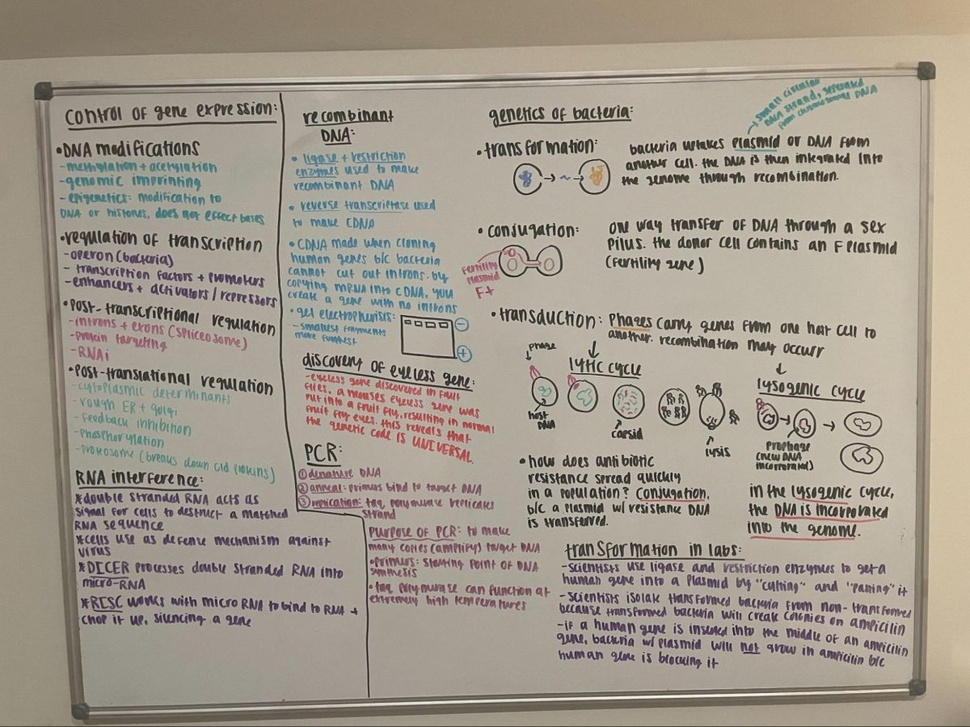
#> input picture src/board.jpg, 970 x 727 px, shrunk from 1200 x 900 before the run
$ python process_visualizer.py board.jpg
#> lines starting #> are read from the running program, lines starting #| are printed output that depends on the picture; after the words box and inside, x2 and y2 are one past the last pixel; in counts of white or black regions, pixels touching at a corner belong together
#> in visualize_processing_steps, original_image is the input picture: shape (727, 970, 3); mean B, G, R 141, 153.3, 161.6
### src/detector.py
import cv2
import numpy as np

def detect_board(image):
    """Detect whiteboard or digital board in an image"""
    # Get image dimensions
    img_height, img_width = image.shape[:2]
    img_area = img_height * img_width

    # Define area thresholds
    min_area_ratio = 0.15  # Minimum contour area relative to image
    max_area_ratio = 0.95  # Maximum contour area relative to image

    # Convert to grayscale
    gray = cv2.cvtColor(image, cv2.COLOR_BGR2GRAY)

    # Apply CLAHE to enhance contrast
    clahe = cv2.createCLAHE(clipLimit=2.0, tileGridSize=(8, 8))
    enhanced_gray = clahe.apply(gray)

    # Apply Gaussian blur to reduce noise
    blurred = cv2.GaussianBlur(enhanced_gray, (15, 15), 0)

    # Try multiple edge detection methods and find the best contour
    def find_best_contour():
        candidates = []

        # Method 1: Edge detection with Canny
        for threshold1, threshold2 in [(30, 100), (50, 150), (100, 200)]:
            edges = cv2.Canny(blurred, threshold1, threshold2)
            # Dilate edges to connect broken lines
            kernel = np.ones((3, 3), np.uint8)
            dilated = cv2.dilate(edges, kernel, iterations=1)

            # Find contours in the edge image
            contours, _ = cv2.findContours(dilated, cv2.RETR_EXTERNAL, cv2.CHAIN_APPROX_SIMPLE)

            # Process each contour
            for contour in contours:
                # Filter by area
                area = cv2.contourArea(contour)
                if area < min_area_ratio * img_area or area > max_area_ratio * img_area:
                    continue

                # Approximate the contour to find polygons
                peri = cv2.arcLength(contour, True)
                for epsilon in [0.01, 0.02, 0.03, 0.04, 0.05]:  # Try multiple epsilon values
                    approx = cv2.approxPolyDP(contour, epsilon * peri, True)

                    # We're looking for quadrilaterals (4 points)
                    if len(approx) == 4:
                        # Check if it's convex
                        if cv2.isContourConvex(approx):
                            candidates.append(approx)
                            break
#> this loop made 3 passes
#> pass 1, in find_best_contour, `edges = cv2.Canny(blurred, threshold1, threshold2)`:
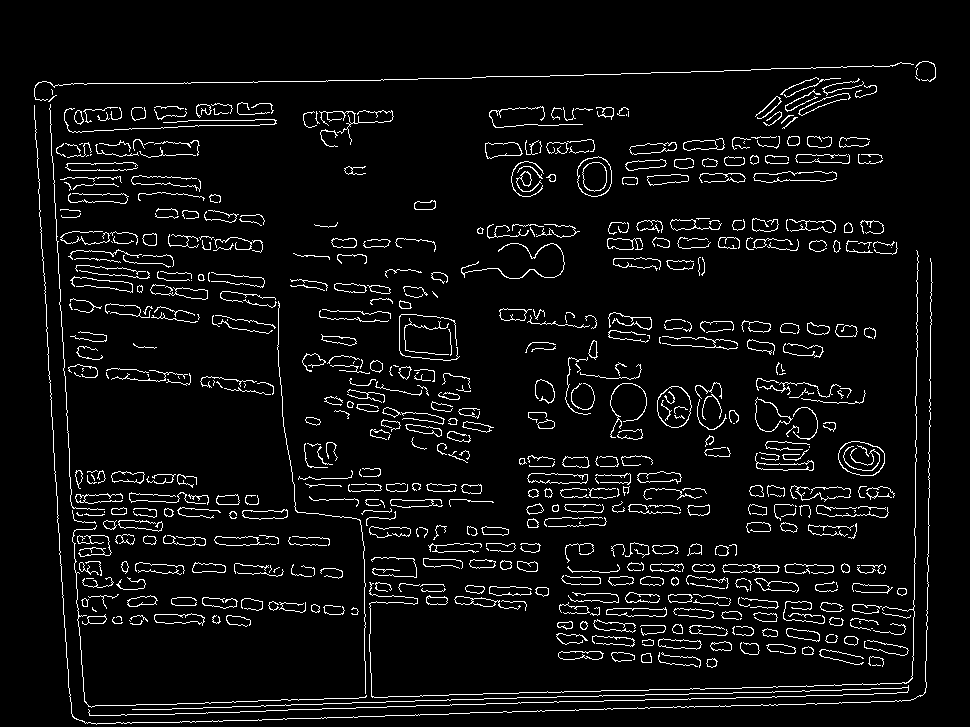
#> edges: shape (727, 970); 5.5% white in thin lines or dots, all inside (x1, y1, x2, y2) = (34, 61, 936, 725)
#> pass 1, in find_best_contour, `dilated = cv2.dilate(edges, kernel, iterations=1)`:
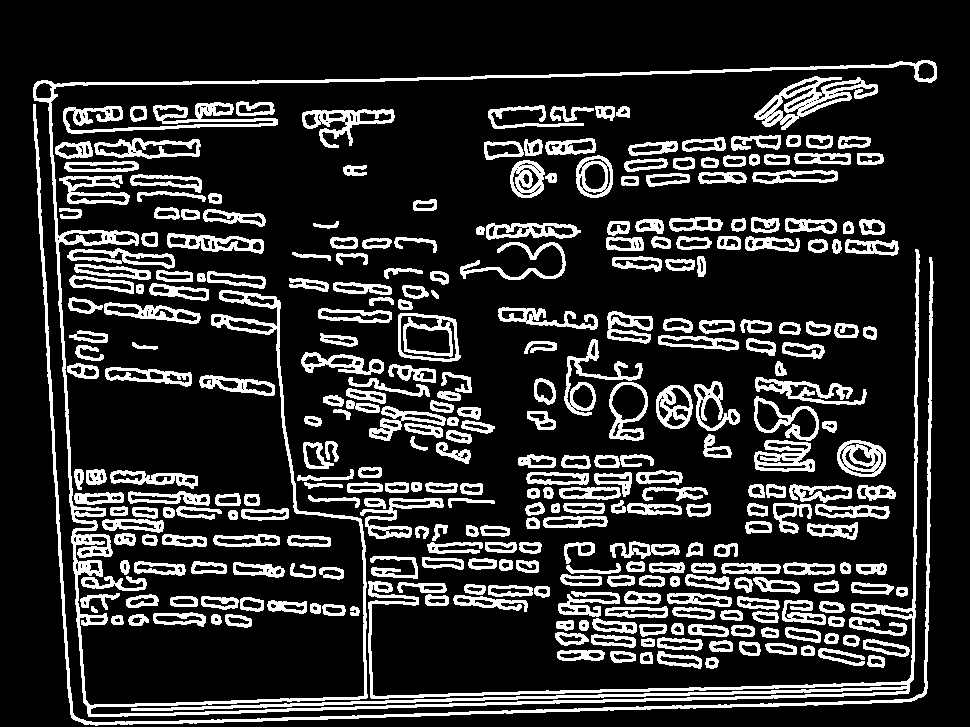
#> dilated: shape (727, 970); 17.9% white; 312 white regions, largest, box (x1, y1, x2, y2) and area: (33, 60, 937, 717) 19870, (33, 104, 934, 726) 6183, (63, 102, 278, 134) 2319
#> after the loop:
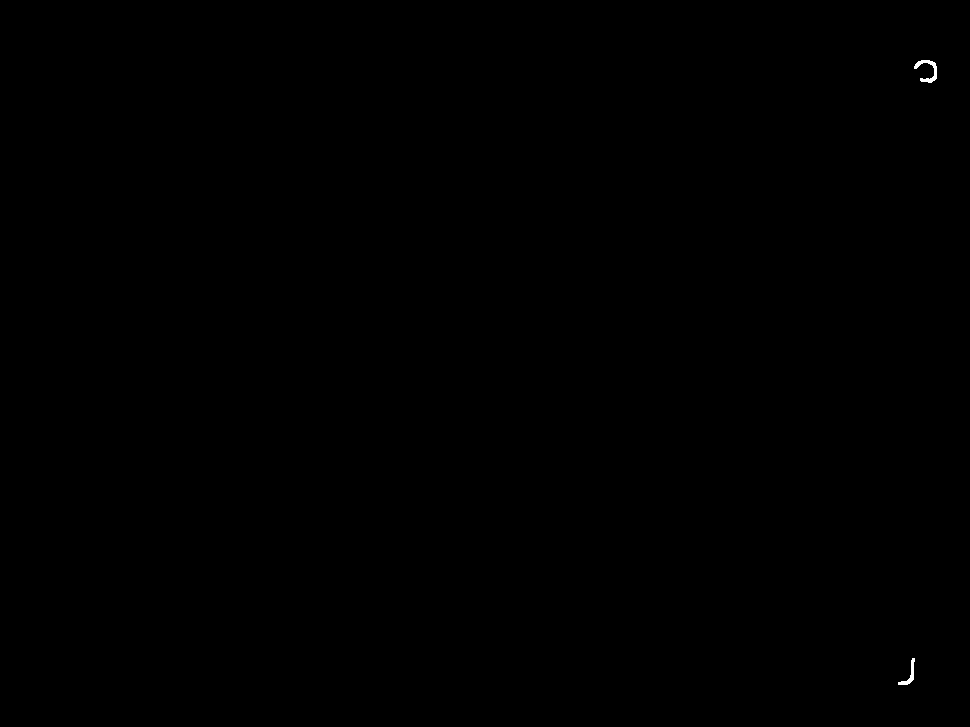
#> dilated: shape (727, 970); 0.05% white; 2 white regions, box (x1, y1, x2, y2) and area: (914, 60, 937, 83) 191, (898, 658, 915, 685) 128
#> after the loop, candidates = []

        # Method 2: Adaptive thresholding
        for block_size in [7, 11, 15]:
            for c in [2, 5, 8]:
                thresh = cv2.adaptiveThreshold(blurred, 255, cv2.ADAPTIVE_THRESH_GAUSSIAN_C,
                                              cv2.THRESH_BINARY_INV, block_size, c)

                # Morphological operations to clean up the binary image
                kernel = np.ones((3, 3), np.uint8)
                closed = cv2.morphologyEx(thresh, cv2.MORPH_CLOSE, kernel, iterations=1)

                # Find contours
                contours, _ = cv2.findContours(closed, cv2.RETR_EXTERNAL, cv2.CHAIN_APPROX_SIMPLE)

                for contour in contours:
                    # Filter by area
                    area = cv2.contourArea(contour)
                    if area < min_area_ratio * img_area or area > max_area_ratio * img_area:
                        continue

                    # Approximate the contour
                    peri = cv2.arcLength(contour, True)
                    for epsilon in [0.01, 0.02, 0.03, 0.04, 0.05]:
                        approx = cv2.approxPolyDP(contour, epsilon * peri, True)

                        if len(approx) == 4 and cv2.isContourConvex(approx):
                            candidates.append(approx)
                            break
#> closed: shape (727, 970); 9.7% white; 905 white regions (199 under 20 px), largest, box (x1, y1, x2, y2) and area: (128, 679, 925, 721) 3723, (62, 69, 815, 89) 1930, (165, 684, 904, 708) 1687
#> thresh: shape (727, 970); 9.6% white; 1076 white regions (303 under 20 px), largest, box (x1, y1, x2, y2) and area: (128, 679, 925, 721) 3624, (78, 72, 709, 88) 1674, (165, 684, 904, 708) 1652

        # Method 3: Color-based segmentation (for digital boards with specific colors)
        hsv = cv2.cvtColor(image, cv2.COLOR_BGR2HSV)
#> hsv: shape (727, 970, 3); mean H, S, V 27.6, 36.4, 162.5

        # Define color ranges for different types of boards
        color_ranges = [
            # Dark backgrounds (black/dark boards)
            (np.array([0, 0, 0]), np.array([180, 255, 60])),
            # White backgrounds
            (np.array([0, 0, 200]), np.array([180, 30, 255]))
        ]

        for lower, upper in color_ranges:
            mask = cv2.inRange(hsv, lower, upper)

            # Morphological operations
            kernel = np.ones((5, 5), np.uint8)
            closed = cv2.morphologyEx(mask, cv2.MORPH_CLOSE, kernel, iterations=2)

            # Find contours
            contours, _ = cv2.findContours(closed, cv2.RETR_EXTERNAL, cv2.CHAIN_APPROX_SIMPLE)

            for contour in contours:
                # Filter by area
                area = cv2.contourArea(contour)
                if area < min_area_ratio * img_area or area > max_area_ratio * img_area:
                    continue

                # Approximate the contour
                peri = cv2.arcLength(contour, True)
                for epsilon in [0.01, 0.02, 0.03, 0.04, 0.05]:
                    approx = cv2.approxPolyDP(contour, epsilon * peri, True)

                    if len(approx) == 4 and cv2.isContourConvex(approx):
                        candidates.append(approx)
                        break
#> this loop made 2 passes
#> pass 1, in find_best_contour, `closed = cv2.morphologyEx(mask, cv2.MORPH_CLOSE, kernel, iterations=2)`:
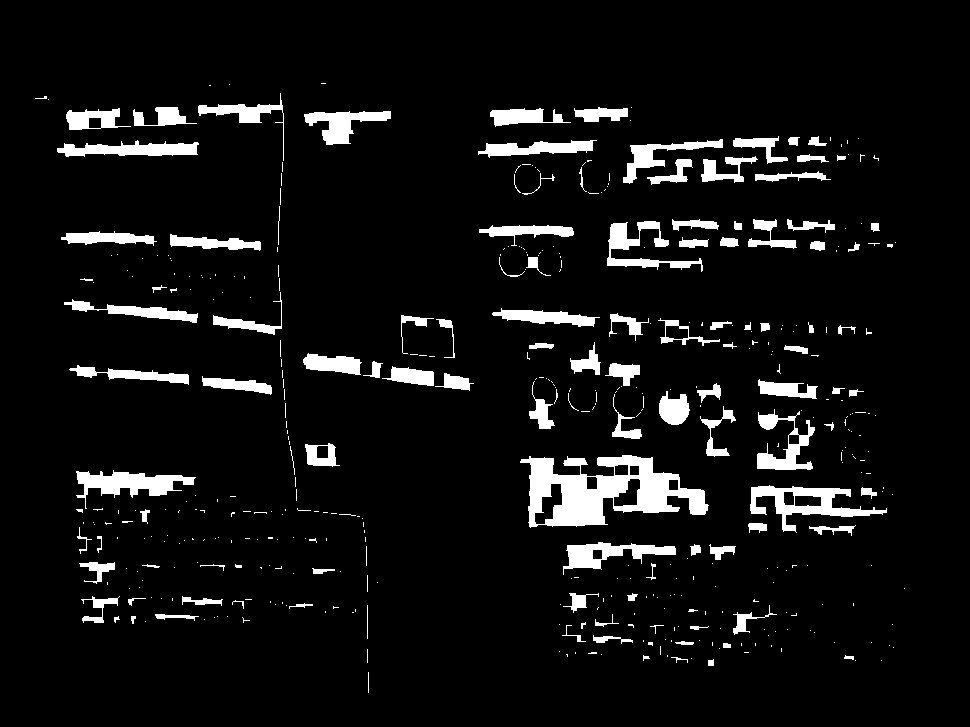
#> closed: shape (727, 970); 6.9% white; 450 white regions (331 under 20 px), largest, box (x1, y1, x2, y2) and area: (520, 455, 709, 528) 6995, (750, 485, 887, 533) 2160, (76, 470, 196, 509) 1892

        # If no candidates found, return None with zero confidence
        if not candidates:
            return None, 0.0

        # Score each candidate and select the best one
        best_contour = None
        best_score = -1

        for contour in candidates:
            score = score_contour(contour)
            if score > best_score:
                best_score = score
                best_contour = contour

        # Calculate confidence based on the best score
        # Score range is 0-10, so normalize to 0-1
        confidence = min(best_score / 10.0, 1.0)

        return best_contour, confidence

    # Function to score a contour based on various criteria
    # [41 lines left out: function score_contour, not called in this run]

    # Find the best contour and its confidence score
    best_contour, confidence = find_best_contour()

    # If no good contour found, use the whole image with a small margin and low confidence
    if best_contour is None:
        margin = int(min(img_width, img_height) * 0.02)  # 2% margin
        best_contour = np.array([
            [margin, margin],
            [img_width - margin, margin],
            [img_width - margin, img_height - margin],
            [margin, img_height - margin]
        ], dtype=np.int32)
        confidence = 0.1  # Very low confidence

    return best_contour, confidence

### src/transformer.py
import cv2
import numpy as np

def four_point_transform(image, pts):
    pts = pts.reshape(4, 2)
    rect = np.zeros((4, 2), dtype="float32")

    s = pts.sum(axis=1)
    rect[0] = pts[np.argmin(s)]
    rect[2] = pts[np.argmax(s)]

    diff = np.diff(pts, axis=1)
    rect[1] = pts[np.argmin(diff)]
    rect[3] = pts[np.argmax(diff)]

    (tl, tr, br, bl) = rect

    widthA = np.linalg.norm(br - bl)
    widthB = np.linalg.norm(tr - tl)
    maxWidth = int(max(widthA, widthB))

    heightA = np.linalg.norm(tr - br)
    heightB = np.linalg.norm(tl - bl)
    maxHeight = int(max(heightA, heightB))

    dst = np.array([
        [0, 0],
        [maxWidth - 1, 0],
        [maxWidth - 1, maxHeight - 1],
        [0, maxHeight - 1]], dtype="float32")

    M = cv2.getPerspectiveTransform(rect, dst)
    warped = cv2.warpPerspective(image, M, (maxWidth, maxHeight))

    return warped

### src/enhancer.py
import cv2

def enhance_whiteboard(image):
    gray = cv2.cvtColor(image, cv2.COLOR_BGR2GRAY)
    clahe = cv2.createCLAHE(clipLimit=2.0, tileGridSize=(8,8))
    enhanced = clahe.apply(gray)
    enhanced = cv2.adaptiveThreshold(enhanced, 255, cv2.ADAPTIVE_THRESH_GAUSSIAN_C,
                                      cv2.THRESH_BINARY, 15, 9)
    enhanced = cv2.medianBlur(enhanced, 3)
    return enhanced

### src/process_visualizer.py
import cv2
import numpy as np
import matplotlib.pyplot as plt
import os
import sys
from pathlib import Path

# Add the current directory to the path to ensure imports work
current_dir = Path(__file__).parent
if str(current_dir) not in sys.path:
    sys.path.append(str(current_dir))

# Import the necessary functions from the project
try:
    from detector import detect_board
    from transformer import four_point_transform
    from enhancer import enhance_whiteboard
except ImportError as e:
    print(f"Error importing modules: {e}")
    print("Make sure you're running this script from the project directory")
    sys.exit(1)

def visualize_processing_steps(image_path, output_dir=None, detailed_detection=False):
    """
    Visualize each step of the whiteboard enhancement process

    Args:
        image_path: Path to the input image
        output_dir: Directory to save output images (optional)
        detailed_detection: Whether to show detailed whiteboard detection steps
    """
    # Create output directory if specified
    if output_dir:
        os.makedirs(output_dir, exist_ok=True)

    # Load the image
    print(f"Loading image: {image_path}")
    original_image = cv2.imread(image_path)
    if original_image is None:
        print(f"Error: Could not load image from {image_path}")
        return

    # Create a figure with subplots for visualization
    if detailed_detection:
        # Create two figures for detailed detection
        fig1, axs1 = plt.subplots(2, 3, figsize=(15, 10))
        fig2, axs2 = plt.subplots(2, 3, figsize=(15, 10))
        # Keep the original 2D structure for main visualization
        # and create a flattened array for detailed steps
        axs_detailed = np.concatenate([axs1.flatten(), axs2.flatten()])
    else:
        fig, axs = plt.subplots(2, 3, figsize=(15, 10))
    plt.tight_layout(pad=3.0)

    # Step 1: Display the original image
    print("Step 1: Original Image")
    if detailed_detection:
        axs1[0, 0].imshow(cv2.cvtColor(original_image, cv2.COLOR_BGR2RGB))
        axs1[0, 0].set_title('1. Original Image')
        axs1[0, 0].axis('off')
    else:
        axs[0, 0].imshow(cv2.cvtColor(original_image, cv2.COLOR_BGR2RGB))
        axs[0, 0].set_title('1. Original Image')
        axs[0, 0].axis('off')

    if output_dir:
        cv2.imwrite(os.path.join(output_dir, '1_original.jpg'), original_image)

    # Step 2: Detect whiteboard
    print("Step 2: Detecting Whiteboard")

    # If detailed detection is requested, show the intermediate steps
    if detailed_detection:
        print("  Showing detailed detection steps...")
        # Create a copy of the original image for visualization
        detection_vis = original_image.copy()

        # Step 2.1: Convert to grayscale for detection
        gray_detect = cv2.cvtColor(original_image, cv2.COLOR_BGR2GRAY)
        axs2[0, 0].imshow(gray_detect, cmap='gray')
        axs2[0, 0].set_title('2.1. Grayscale for Detection')
        axs2[0, 0].axis('off')

        # Step 2.2: Apply CLAHE to enhance contrast for detection
        clahe = cv2.createCLAHE(clipLimit=2.0, tileGridSize=(8, 8))
        enhanced_gray = clahe.apply(gray_detect)
        axs2[0, 1].imshow(enhanced_gray, cmap='gray')
        axs2[0, 1].set_title('2.2. CLAHE Enhanced')
        axs2[0, 1].axis('off')

        # Step 2.3: Apply Gaussian blur to reduce noise
        blurred = cv2.GaussianBlur(enhanced_gray, (15, 15), 0)
        axs2[0, 2].imshow(blurred, cmap='gray')
        axs2[0, 2].set_title('2.3. Gaussian Blur')
        axs2[0, 2].axis('off')

        # Step 2.4: Edge detection with Canny
        edges = cv2.Canny(blurred, 50, 150)
        axs2[1, 0].imshow(edges, cmap='gray')
        axs2[1, 0].set_title('2.4. Canny Edge Detection')
        axs2[1, 0].axis('off')

        # Step 2.5: Dilate edges to connect broken lines
        kernel = np.ones((3, 3), np.uint8)
        dilated = cv2.dilate(edges, kernel, iterations=1)
        axs2[1, 1].imshow(dilated, cmap='gray')
        axs2[1, 1].set_title('2.5. Dilated Edges')
        axs2[1, 1].axis('off')

        # Step 2.6: Find contours in the edge image
        contours, _ = cv2.findContours(dilated.copy(), cv2.RETR_EXTERNAL, cv2.CHAIN_APPROX_SIMPLE)
        contour_img = np.zeros_like(original_image)
        cv2.drawContours(contour_img, contours, -1, (0, 255, 0), 2)
        axs2[1, 2].imshow(contour_img)
        axs2[1, 2].set_title(f'2.6. Found Contours ({len(contours)} contours)')
        axs2[1, 2].axis('off')

        # Save the detailed detection steps
        if output_dir:
            cv2.imwrite(os.path.join(output_dir, '2.1_gray_detect.jpg'), gray_detect)
            cv2.imwrite(os.path.join(output_dir, '2.2_enhanced_gray.jpg'), enhanced_gray)
            cv2.imwrite(os.path.join(output_dir, '2.3_blurred.jpg'), blurred)
            cv2.imwrite(os.path.join(output_dir, '2.4_edges.jpg'), edges)
            cv2.imwrite(os.path.join(output_dir, '2.5_dilated.jpg'), dilated)
            cv2.imwrite(os.path.join(output_dir, '2.6_contours.jpg'), contour_img)

        # Final contour selection
        final_contour_img = original_image.copy()

    # Run the actual detection
    contour, confidence = detect_board(original_image)
#> contour = [[14, 14], [956, 14], [956, 713], [14, 713]]; confidence = 0.1

    # Create a copy of the original image for visualization
    detection_vis = original_image.copy()
    cv2.drawContours(detection_vis, [contour], -1, (0, 255, 0), 3)
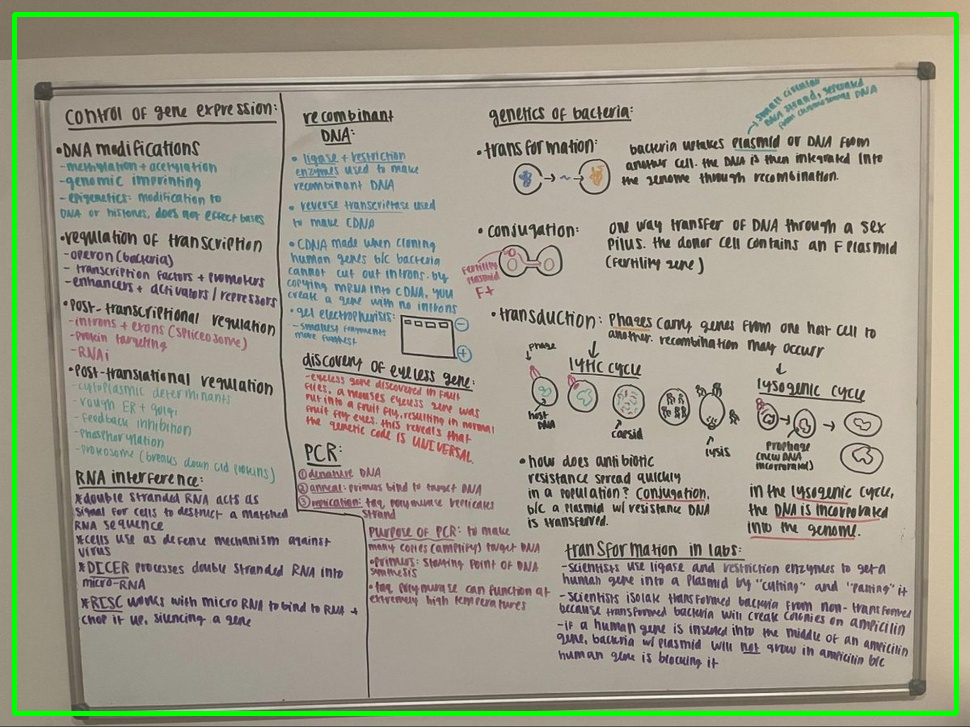
#> detection_vis: shape (727, 970, 3); 2.33% of pixels changed, all inside (x1, y1, x2, y2) = (12, 12, 959, 716)

    # Display detection result
    if detailed_detection:
        # Update the final contour image in the detailed view
        cv2.drawContours(final_contour_img, [contour], -1, (0, 255, 0), 3)

        # Also show in the main figure
        axs1[0, 1].imshow(cv2.cvtColor(detection_vis, cv2.COLOR_BGR2RGB))
        axs1[0, 1].set_title(f'2. Whiteboard Detection\nConfidence: {confidence:.2f}')
        axs1[0, 1].axis('off')
    else:
        # Standard display
        axs[0, 1].imshow(cv2.cvtColor(detection_vis, cv2.COLOR_BGR2RGB))
        axs[0, 1].set_title(f'2. Whiteboard Detection\nConfidence: {confidence:.2f}')
        axs[0, 1].axis('off')

    if output_dir:
        cv2.imwrite(os.path.join(output_dir, '2_detection.jpg'), detection_vis)
        if detailed_detection:
            cv2.imwrite(os.path.join(output_dir, '2.10_final_contour.jpg'), final_contour_img)

    # Step 3: Apply perspective transformation
    print("Step 3: Applying Perspective Transformation")
    warped = four_point_transform(original_image, contour)
#> in four_point_transform, `pts = pts.reshape(4, 2)`: pts = [[14, 14], [956, 14], [956, 713], [14, 713]]
#> in four_point_transform, `s = pts.sum(axis=1)`: s = [28, 970, 1669, 727]
#> (the rest of the program and of its run is left out)
